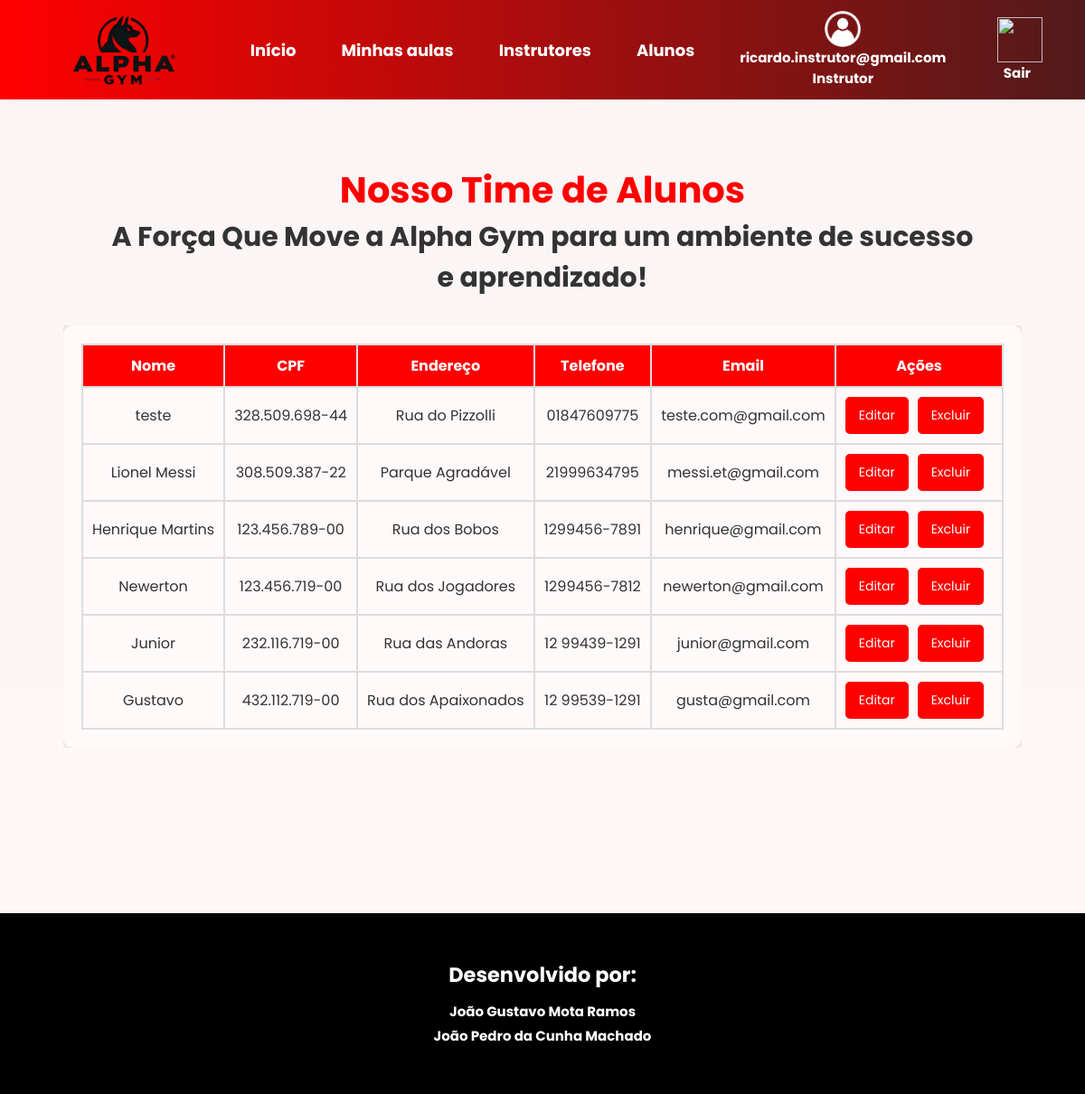
Screenshot of /php/gerenciaralunos.php (signed in) with the database file from the repository.
### tables this page shows
CREATE TABLE `aluno` (
  `aluno_cod` int(11) NOT NULL,
  `aluno_nome` varchar(155) NOT NULL,
  `aluno_cpf` varchar(50) NOT NULL,
  `aluno_endereco` varchar(255) NOT NULL,
  `aluno_telefone` varchar(50) NOT NULL,
  `aluno_senha` varchar(255) NOT NULL,
  `aluno_email` varchar(255) NOT NULL,
  `fk_usuario_id` int(11) NOT NULL
);

### php/gerenciaralunos.php (the view, shortened to what this page needs)
<?php
require_once 'conexao.php';
$sql_alunos = "SELECT * FROM aluno";
$resultado_aluno = $conexao->query($sql_alunos);
?>
<!DOCTYPE html>
<html lang="pt-BR">
<head>
    <link rel="stylesheet" type="text/css" href="../css/gerenciaralunos.css">
</head>
<body>
<header>
    <nav>
        <a href="inicio.php"><img id="logo-acad" src="../img/logo-sem-fundo.png" alt=""></a>
        <ul>
            <li><a href="inicio.php">Início</a></li>
            <li><a href="aulas.php">Minhas aulas</a></li>
            <li><a href="gerenciarinstrutores.php">Instrutores</a></li>
            <li><a href="gerenciaralunos.php">Alunos</a></li>
        </ul>
        <?php if (isset($_SESSION['email_sessao'])): ?>
            <div id="perfil-logout">
                <div id="perfil">
                    <img id="icon-perfil" src="../img/user-vector.png" alt="">
                    <h6><?= $_SESSION['email_sessao'] ?></h6>
                    <h6><?= $_SESSION['tipo_usuario'] ?></h6>
                </div>
                <a href="#" onclick="confirmarSaida();">
                    <div id="logout">
                        <img id="icon-logout" src="../img/logout.png" alt="">
                        <h6>Sair</h6>
                    </div>
                </a>
            </div>
        <?php else: ?>
            <a id="entrar" href="index.php">Entrar</a>
        <?php endif; ?>
    </nav>
</header>
<main>
    <div id="textos">
        <h1>Nosso Time de Alunos<br></h1>
        <h2>A Força Que Move a Alpha Gym para um ambiente de sucesso e aprendizado!</h2>
    </div>
    <div id="container">
        <div class="tabela-container">
            <div class="tabela">
                <table>
                    <thead>
                        <tr>
                            <th>Nome</th>
                            <th>CPF</th>
                            <th>Endereço</th>
                            <th>Telefone</th>
                            <th>Email</th>
                            <th>Ações</th>
                        </tr>
                    </thead>
                    <tbody>
    <?php if ($resultado_aluno->num_rows > 0) {
        while ($linha = $resultado_aluno->fetch_assoc()) {
            echo "<tr>";
            echo "<td>" . htmlspecialchars($linha['aluno_nome']) . "</td>";
            echo "<td>" . htmlspecialchars($linha['aluno_cpf']) . "</td>";
            echo "<td>" . htmlspecialchars($linha['aluno_endereco']) . "</td>";
            echo "<td>" . htmlspecialchars($linha['aluno_telefone']) . "</td>";
            echo "<td>" . htmlspecialchars($linha['aluno_email']) . "</td>";
            echo "<td>";
            if ($_SESSION['tipo_usuario'] == 'Instrutor') {
                echo "<button class='editar-btn'
                        data-id='" . $linha['aluno_cod'] . "'
                        data-nome='" . htmlspecialchars($linha['aluno_nome']) . "'
                        data-endereco='" . htmlspecialchars($linha['aluno_endereco']) . "'
                        data-telefone='" . htmlspecialchars($linha['aluno_telefone']) . "'>Editar</button>";
                echo "<button class='excluir-btn' data-id='" . $linha['aluno_cod'] . "'>Excluir</button>";
            }
            elseif ($_SESSION['email_sessao'] == $linha['aluno_email']) {
                echo "<button class='editar-btn'
                        data-id='" . $linha['aluno_cod'] . "'
                        data-nome='" . htmlspecialchars($linha['aluno_nome']) . "'
                        data-endereco='" . htmlspecialchars($linha['aluno_endereco']) . "'
                        data-telefone='" . htmlspecialchars($linha['aluno_telefone']) . "'>Editar</button>";
            }
            else {
                echo "Sem permissão";
            }
            echo "</td></tr>";
        }
    } else {
        echo "<tr><td colspan='6'>Nenhum aluno encontrado.</td></tr>";
    } ?>
</tbody>
                </table>
            </div>
        </div>
    </div>
</main>
<footer>
    <h2>Desenvolvido por:</h2>
    <a href="https://www.linkedin.com/in/jo%C3%A3o-gustavo-mota-ramos-9b60242a2/" target="_blank">João Gustavo Mota Ramos</a>
    <a href="https://www.linkedin.com/in/jo%C3%A3o-pedro-da-cunha-machado-2089482b7/" target="_blank">João Pedro da Cunha Machado</a>
</footer>
</body>
</html>

### css/gerenciaralunos.css (style rules this page uses)
* { box-sizing: border-box; margin: 0; padding: 0; font-family: 'Poppins', sans-serif; }
body { font-family: Arial, sans-serif; background-color: rgba(255, 246, 246, 0.789); color: #333; margin: 0; padding: 0; }
nav { height: 110px; display: flex; flex-direction: row; background: linear-gradient(90deg, red, rgb(82, 26, 26)); justify-content: center; align-items: center; gap: 100px; transition: background 0.4s ease-in-out; }
nav a #logo-acad { width: 180px; height: 180px; cursor: pointer; padding-top: 10px; }
nav ul { display: flex; list-style-type: none; gap: 100px; font-size: 18px; }
nav ul li a { color: white; text-decoration: none; transition: color 0.3s ease-in-out; }
nav #perfil-logout { display: flex; justify-content: center; align-items: center; gap: 50px; }
nav #perfil-logout a { text-decoration: none; }
nav #perfil-logout #perfil, nav #perfil-logout #logout { display: flex; flex-direction: column; justify-content: center; align-items: center; color: white; transition: transform 0.3s ease-in-out; }
nav #perfil-logout h6 { font-size: 15px; }
nav #icon-perfil { width: 40px; height: 40px; }
nav #icon-logout { width: 50px; height: 50px; margin-left: 7px; }
main { height: calc(100vh - 150px); background-color: rgb(252, 245, 245); display: flex; flex-direction: column; align-items: center; justify-content: flex-start; gap: 20px; }
main #textos { display: flex; flex-direction: column; justify-content: space-between; align-items: center; width: 1200px; height: 100%; margin-top: 70px; }
main #textos h1 { font-size: 40px; text-align: center; margin: 0; color: red; }
main #textos h2 { font-size: 30px; display: flex; justify-content: center; align-items: center; text-align: center; }
.tabela-container { display: flex; justify-content: center; margin-top: 10px; width: 100%; max-width: 100%; height: 600px; overflow: hidden; }
.tabela { background-color: rgb(255, 249, 249); padding: 20px; border-radius: 10px; box-shadow: 0 0 10px rgba(0, 0, 0, 0.2); width: 100%; height: 100%; overflow-y: auto; text-align: center; display: block; }
table { width: 100%; border-collapse: collapse; table-layout: auto; }
thead { background: linear-gradient(90deg, red, rgb(255, 0, 0)); color: white; }
th, td { padding: 10px; border: 2px solid #ddd; white-space: nowrap; }
a { color: #c51b08; text-decoration: none; font-weight: bold; }
button { background-color: red; color: white; padding: 10px 15px; border: none; border-radius: 5px; cursor: pointer; font-size: 14px; transition: background-color 0.3s ease; }
td button { margin-right: 10px; }
footer { height: 200px; background-color: black; color: white; display: flex; flex-direction: column; justify-content: center; align-items: center; font-size: 15px; margin-top: 250px; }
footer h2 { margin-bottom: 10px; }
footer a { color: white; text-decoration: none; margin-top: 2px; margin-bottom: 2px; }
@media screen and (max-width: 1200px) { nav { gap: 50px; padding: 0 20px; } }
@media screen and (max-width: 1200px) { nav ul { gap: 50px; } }
@media screen and (max-width: 1200px) { main #textos { width: 80%; } }
@media screen and (max-width: 1200px) { .tabela-container { height: auto; } }

### rows the page displays
aluno: aluno_nome "teste", aluno_cpf "328.509.698-44", aluno_endereco "Rua do Pizzolli", aluno_telefone "01847609775", aluno_email "teste.com@gmail.com"
aluno: aluno_nome "Lionel Messi", aluno_cpf "308.509.387-22", aluno_endereco "Parque Agradável", aluno_telefone "21999634795", aluno_email "messi.et@gmail.com"
aluno: aluno_nome "Henrique Martins", aluno_cpf "123.456.789-00", aluno_endereco "Rua dos Bobos", aluno_telefone "1299456-7891", aluno_email "henrique@gmail.com"
aluno: aluno_nome "Newerton", aluno_cpf "123.456.719-00", aluno_endereco "Rua dos Jogadores", aluno_telefone "1299456-7812", aluno_email "newerton@gmail.com"
aluno: aluno_nome "Junior", aluno_cpf "232.116.719-00", aluno_endereco "Rua das Andoras", aluno_telefone "12 99439-1291", aluno_email "junior@gmail.com"
aluno: aluno_nome "Gustavo", aluno_cpf "432.112.719-00", aluno_endereco "Rua dos Apaixonados", aluno_telefone "12 99539-1291", aluno_email "gusta@gmail.com"

### other values shown
$_SESSION['email_sessao'] "ricardo.instrutor@gmail.com"
$_SESSION['tipo_usuario'] "Instrutor"
